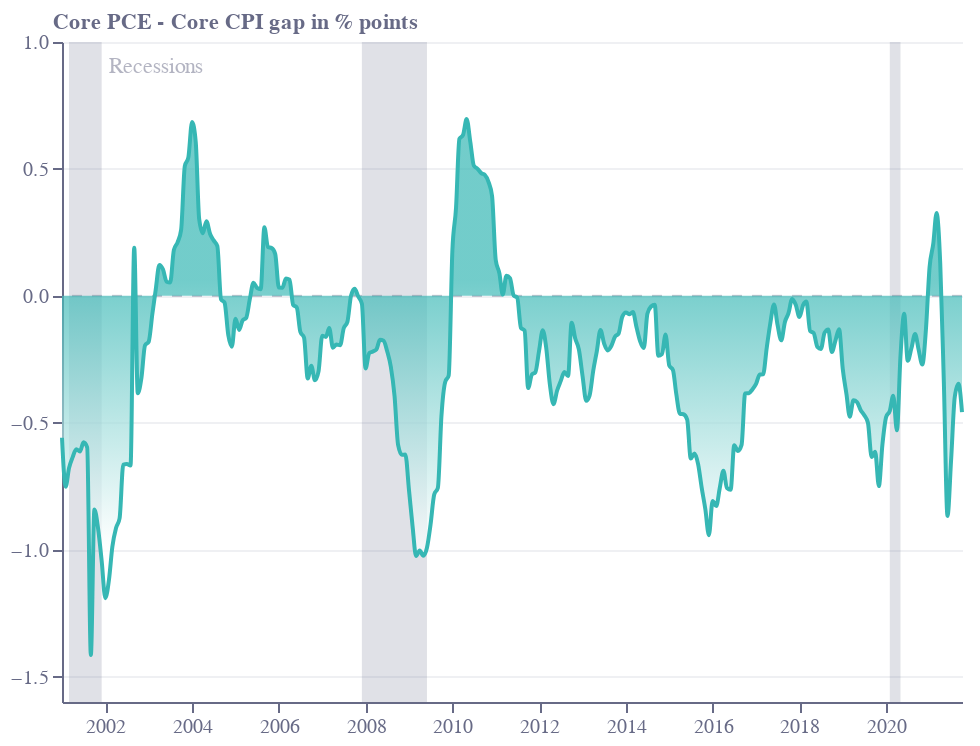

The notebook cell saved with this chart:
### Code cell
base = alt.Chart(f3).encode(
    x=alt.X(
        "date:T",
        sort=[],
        axis=alt.Axis(
            grid=False,
            titleAlign="center",
            titleAnchor="middle",
            title="",
            titleY=-15,
            titleX=207,
            labelColor=colors["eco-gray"],
            titleColor=colors["eco-gray"],
            tickColor=colors["eco-gray"],
            domainColor=colors["eco-gray"],
            tickCount=10,
            orient="bottom",
            labelAngle=0,
        ),
    )
)
line = (
    base.mark_area(
        interpolate="monotone",
        fillOpacity=0.7,
        line={"color": colors["eco-turquiose"]},
        color=alt.Gradient(
            gradient="linear",
            stops=[
                alt.GradientStop(color=colors["eco-turquiose"], offset=0.7),
                alt.GradientStop(color="white", offset=0.2),
            ],
            x1=1,
            x2=1,
            y1=1,
            y2=0,
        ),
    )
    .encode(
        y=alt.Y(
            "value:Q",
            sort=[],
            axis=alt.Axis(
                gridColor=colors["eco-gray"],
                gridOpacity=0.1,
                title="Core PCE - Core CPI gap in % points",
                titleX=-5,
                titleY=-5,
                titleBaseline="bottom",
                titleAngle=0,
                tickCount=4,
                titleAlign="left",
                labelColor=colors["eco-gray"],
                titleColor=colors["eco-gray"],
                tickColor=colors["eco-gray"],
                domainColor=colors["eco-gray"],
            ),
            scale=alt.Scale(domain=[-1.6, 1]),
        ),
    )
    .transform_calculate(y2="-4")
)
zeroline = (
    alt.Chart(pd.DataFrame([{"y": 0}]))
    .mark_rule(strokeWidth=1, strokeDash=[5, 5], opacity=0.4, color=colors["eco-gray"])
    .encode(y="y:Q")
)
bands = (
    alt.Chart(
        recessions[pd.to_datetime(recessions["date"]) > pd.to_datetime("2000-10-01")]
        .replace(-4, -1.6)
        .replace(16, 1)
    )
    .mark_area(opacity=0.2)
    .encode(
        x="date:T",
        y="y:Q",
        y2="y2:Q",
        color=alt.Color(
            "c:N", legend=None, scale=alt.Scale(range=[colors["eco-gray"]])
        ),
    )
)
labels = (
    alt.Chart(pd.DataFrame([{"y": 0.9, "x": "2002-02-01", "t": "Recessions"}]))
    .mark_text(align="left", opacity=0.5, color=colors["eco-gray"])
    .encode(y="y:Q", x="x:T", text="t:N")
)
layer1 = (
    ((bands + zeroline + line + labels).properties(height=330, width=450))
    .configure_view(stroke=None)
    .properties(title="")
)
layer1.save("visualisation/" + f + ".json")
layer1.save("visualisation/" + f + ".png")
open("README.md", "a").write(readme)
layer1

### Figure 1 — Vega-Lite specification as saved in the notebook (floating-point values rounded to 4 significant figures; data arrays with more than 128 entries replaced by an {"elided": "..."} marker saying what was removed)
{"config": {"view": {"continuousWidth": 400, "continuousHeight": 300, "stroke": null}}, "layer": [{"data": {"name": "data-414774054609bf81ee2947e5e8a6e14a"}, "mark": {"type": "area", "opacity": 0.2}, "encoding": {"color": {"type": "nominal", "field": "c", "legend": null, "scale": {"range": ["#676A86"]}}, "x": {"type": "temporal", "field": "date"}, "y": {"type": "quantitative", "field": "y"}, "y2": {"field": "y2"}}}, {"data": {"name": "data-06fd9f850666401b4599de5588b60692"}, "mark": {"type": "rule", "color": "#676A86", "opacity": 0.4, "strokeDash": [5, 5], "strokeWidth": 1}, "encoding": {"y": {"type": "quantitative", "field": "y"}}}, {"data": {"name": "data-a85a252271c455def41b76e0b56afb7f"}, "mark": {"type": "area", "color": {"gradient": "linear", "stops": [{"color": "#36B7B4", "offset": 0.7}, {"color": "white", "offset": 0.2}], "x1": 1, "x2": 1, "y1": 1, "y2": 0}, "fillOpacity": 0.7, "interpolate": "monotone", "line": {"color": "#36B7B4"}}, "encoding": {"x": {"type": "temporal", "axis": {"domainColor": "#676A86", "grid": false, "labelAngle": 0, "labelColor": "#676A86", "orient": "bottom", "tickColor": "#676A86", "tickCount": 10, "title": "", "titleAlign": "center", "titleAnchor": "middle", "titleColor": "#676A86", "titleX": 207, "titleY": -15}, "field": "date", "sort": []}, "y": {"type": "quantitative", "axis": {"domainColor": "#676A86", "gridColor": "#676A86", "gridOpacity": 0.1, "labelColor": "#676A86", "tickColor": "#676A86", "tickCount": 4, "title": "Core PCE - Core CPI gap in % points", "titleAlign": "left", "titleAngle": 0, "titleBaseline": "bottom", "titleColor": "#676A86", "titleX": -5, "titleY": -5}, "field": "value", "scale": {"domain": [-1.6, 1]}, "sort": []}}, "transform": [{"calculate": "-4", "as": "y2"}]}, {"data": {"name": "data-34384f16b423a354fe2334d6a7cb006f"}, "mark": {"type": "text", "align": "left", "color": "#676A86", "opacity": 0.5}, "encoding": {"text": {"type": "nominal", "field": "t"}, "x": {"type": "temporal", "field": "x"}, "y": {"type": "quantitative", "field": "y"}}}], "height": 330, "title": "", "width": 450, "$schema": "https://vega.github.io/schema/vega-lite/v4.8.1.json", "datasets": {"data-414774054609bf81ee2947e5e8a6e14a": [{"date": "2001-03-01", "y": -1.6, "y2": 1, "c": 8}, {"date": "2001-12-01", "y": -1.6, "y2": 1, "c": 8}, {"date": "2007-12-01", "y": -1.6, "y2": 1, "c": 9}, {"date": "2009-06-01", "y": -1.6, "y2": 1, "c": 9}, {"date": "2020-02-01", "y": -1.6, "y2": 1, "c": 10}, {"date": "2020-05-01", "y": -1.6, "y2": 1, "c": 10}], "data-06fd9f850666401b4599de5588b60692": [{"y": 0}], "data-a85a252271c455def41b76e0b56afb7f": {"elided": "250 records"}, "data-34384f16b423a354fe2334d6a7cb006f": [{"y": 0.9, "x": "2002-02-01", "t": "Recessions"}]}}
